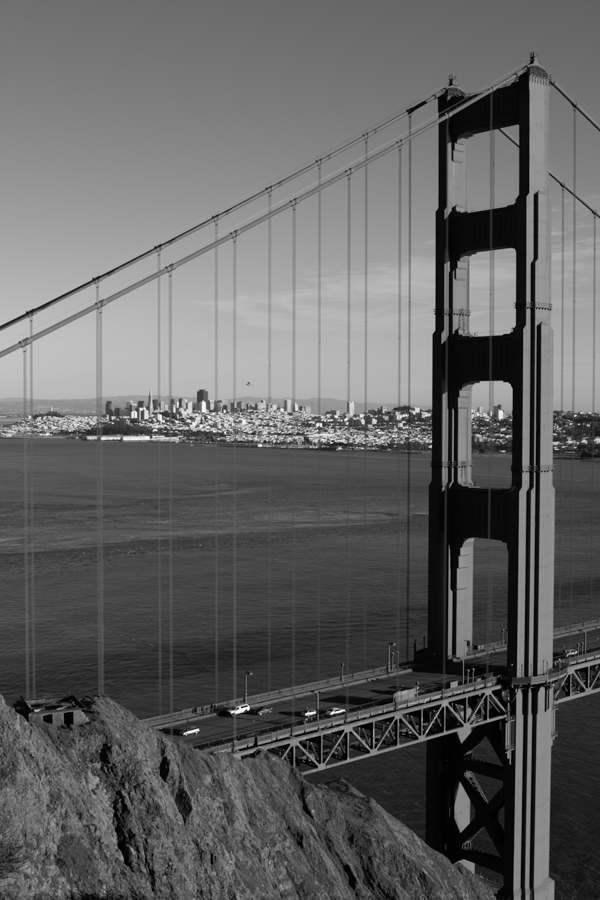
#> input picture Python_Projects/image_panaroma/data/goldengate/goldengate-02.png, 600 x 900 px
$ python stitch.py   (Python 2 division)
#> lines starting #> are read from the running program, lines starting #| are printed output that depends on the picture; pictures that were not available may be replaced by others from this repository, and a replacement may not be noted
#Arif Burak Demiray

import cv2
import numpy as np

def warp_images(img1, img2, H):
    """This function warps two given images by Homography matrix and cuts the black regions
       add new images truely

       Parameters
       ----------
       img1 : The source image that is going to be center
       img2 : The second image that is warped by first image
       H : Homography matrix

       Returns
       -------
       out_img : Output of the warped image
    """
    firstHight = img1.shape[0]
    firstWidth = img1.shape[1]
    secondHight = img2.shape[0]
    secondWidth = img2.shape[1]
    points_1 = np.float32([[0,0], [0, firstHight],[firstWidth, firstHight], [firstWidth, 0]]).reshape(-1, 1, 2) #this creates 1d array
    perscv_points = np.float32([[0,0], [0,secondHight], [secondWidth,secondHight], [secondWidth,0]]).reshape(-1,1,2) #why differenet because I am going to make transform on it to fit images truely
    points_2 = cv2.perspectiveTransform(perscv_points, H) #Transforms the frame to fit data on it for second image
    all_points = np.concatenate((points_1,points_2)) #after making perspective, add frames
    [minx, miny] = np.int32(all_points.min(axis=0).ravel()) #returns it to 1d array, also finds maximum and minimum of the frame
    [maxx, maxy] = np.int32(all_points.max(axis=0).ravel()) #max values
    H_Trans = np.array([[1, 0, -minx], [0, 1, -miny], [0, 0, 1]]) #for translating H matrix for establish img2 place
    warped = cv2.warpPerspective(img2, H_Trans.dot(H), (maxx-minx, maxy-miny)) #warp image by translated Homograpby matrix
    warped[-miny:firstHight-miny, -minx:firstWidth-minx] = img1 #add image one to warped frame
    return warped #return it


def main():
    filename1 = '../data/goldengate/goldengate-0'+str(2)+'.png'  #center image
    img1 = cv2.imread(filename1,cv2.IMREAD_GRAYSCALE)
#> img1 is the input picture: shape (900, 600); min 0, max 255, mean 98.5
    panaroma = img1.copy()  #the tree structure reading image
    for i in range(5): #reads images (((((2 - 1) - 0) - 3) - 4) - 5)
        if(i>=2):
            filename2 = '../data/goldengate/goldengate-0'+str(i+1)+'.png'
        else:
            filename2 = '../data/goldengate/goldengate-0'+str(1-i)+'.png'
        img2 = cv2.imread(filename2,cv2.IMREAD_GRAYSCALE)  #below code same logic as detect_and_match.py
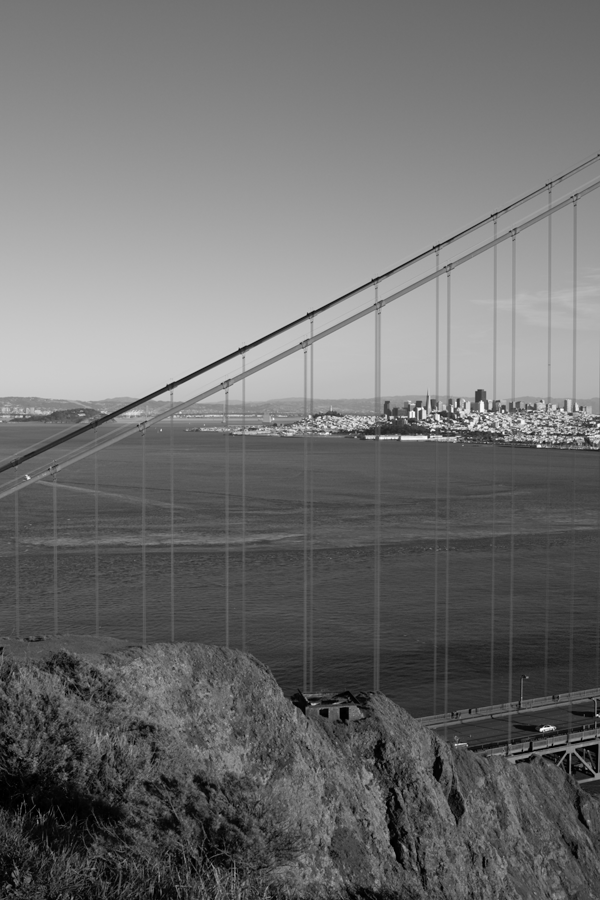
#> input picture Python_Projects/image_panaroma/data/goldengate/goldengate-01.png, 600 x 900 px
#> img2 is the input picture: shape (900, 600); min 0, max 255, mean 110.4
        sift = cv2.SIFT_create()
        kp1,des1 = sift.detectAndCompute(panaroma,None)
#> kp1 = 2486 keypoints; strongest (x, y, size): (430, 446, 1.9), (314, 712, 2), (332, 713, 2.2), (306, 714, 2)
        kp2,des2 = sift.detectAndCompute(img2,None)
#> kp2 = 2465 keypoints; strongest (x, y, size): (541, 729, 2.4), (539, 446, 2.4), (419, 409, 2.1), (412, 414, 4.4)
        for des in des1:
            cv2.normalize(des, des, 1.0, 1.0, cv2.NORM_L2)
        np.sqrt(des1)
        for dess in des2:
            cv2.normalize(dess, dess, 1.0, 1.0, cv2.NORM_L2)
        np.sqrt(des2)
        bf = cv2.BFMatcher()
        matches = bf.knnMatch(des1,des2,k=2)
#> matches = 2486 matches
        tentative = []
        for first,second in matches:
            if first.distance/second.distance < 0.2:
                tentative.append(first)
#> after the loop, tentative = 393 matches
        MIN_MATCHES = 15
        if len(tentative) > MIN_MATCHES:
            # make points to 1 d array for find homography
            source = np.float32([ kp1[dmatch.queryIdx].pt for dmatch in tentative]).reshape(-1,1,2) #rehape for make it 1d array
#> source = 393 rows, first 8: [9.18, 435.1], [14.61, 427.3], [16.89, 745], [17.74, 727.3], [18.65, 415.6], [18.65, 415.6], [19.38, 796.9], [20.56, 338.9]
            destination = np.float32([ kp2[dmatch.trainIdx].pt for dmatch in tentative]).reshape(-1,1,2)
#> destination = 393 rows, first 8: [290, 434.1], [295.5, 426.6], [293.8, 736.8], [294.9, 719.6], [299.2, 415.1], [299.2, 415.1], [295.4, 787.3], [301.5, 340]
            H, _ = cv2.findHomography(source, destination, cv2.RANSAC,0.999)
#> H = [[0.907, -0.0119, 287.1], [-0.0618, 0.977, 9.29], [-0.000156, 2.49e-06, 1]]
            #H is homography matrix
            warped_image = warp_images(img2, panaroma, H)  #and our warp_image matrix to warp two images
#> in warp_images, `points_2 = cv2.perspectiveTransform(perscv_points, H)`: points_2 = [[287.1, 9.29], [275.8, 886.7], [903.1, 937.4], [917.2, -30.64]]
#> in warp_images, `all_points = np.concatenate((points_1,points_2))`: all_points = [[0, 0], [0, 900], [600, 900], [600, 0], [287.1, 9.29], [275.8, 886.7], [903.1, 937.4], [917.2, -30.64]]
#> in warp_images, `[minx, miny] = np.int32(all_points.min(axis=0).ravel())`: minx = 0; miny = -30
#> in warp_images, `[maxx, maxy] = np.int32(all_points.max(axis=0).ravel())`: maxx = 917; maxy = 937
#> in warp_images, `H_Trans = np.array([[1, 0, -minx], [0, 1, -miny], [0, 0, 1]])`: H_Trans = [[1, 0, 0], [0, 1, 30], [0, 0, 1]]
#> in warp_images, `warped = cv2.warpPerspective(img2, H_Trans.dot(H), (maxx-minx, maxy-mi..`:
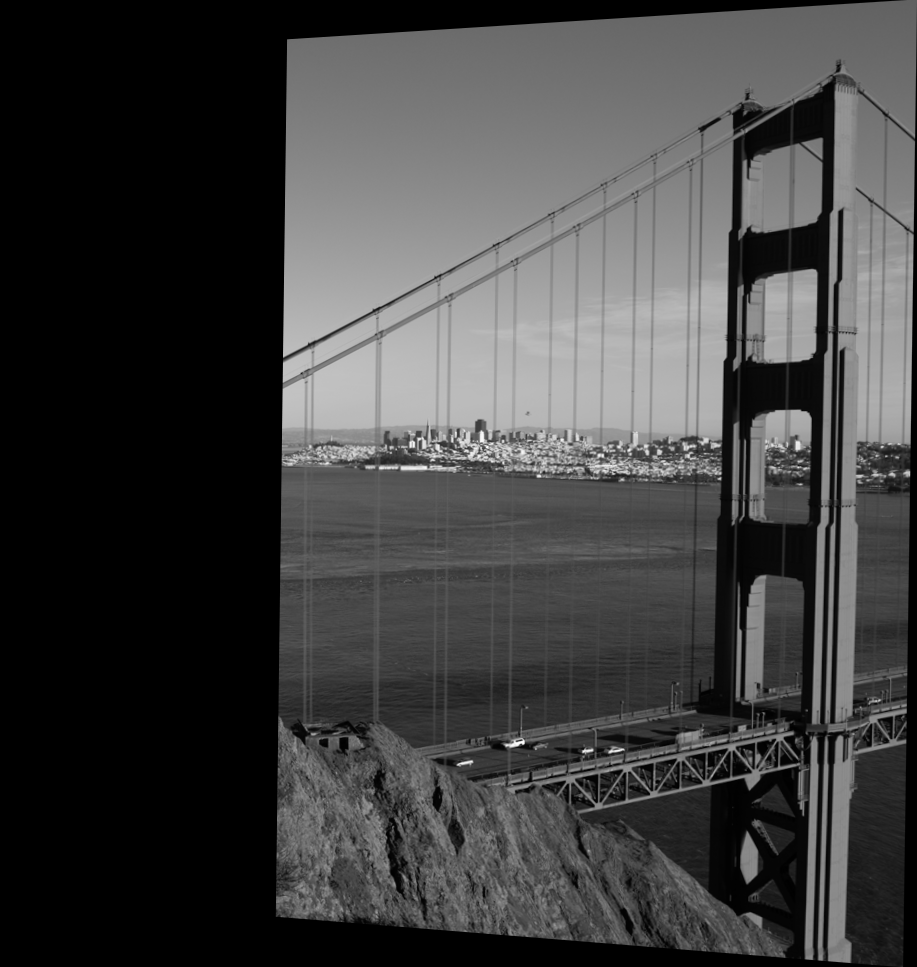
#> warped: shape (967, 917); min 0, max 255, mean 63.9
#> in warp_images, `warped[-miny:firstHight-miny, -minx:firstWidth-minx] = img1`:
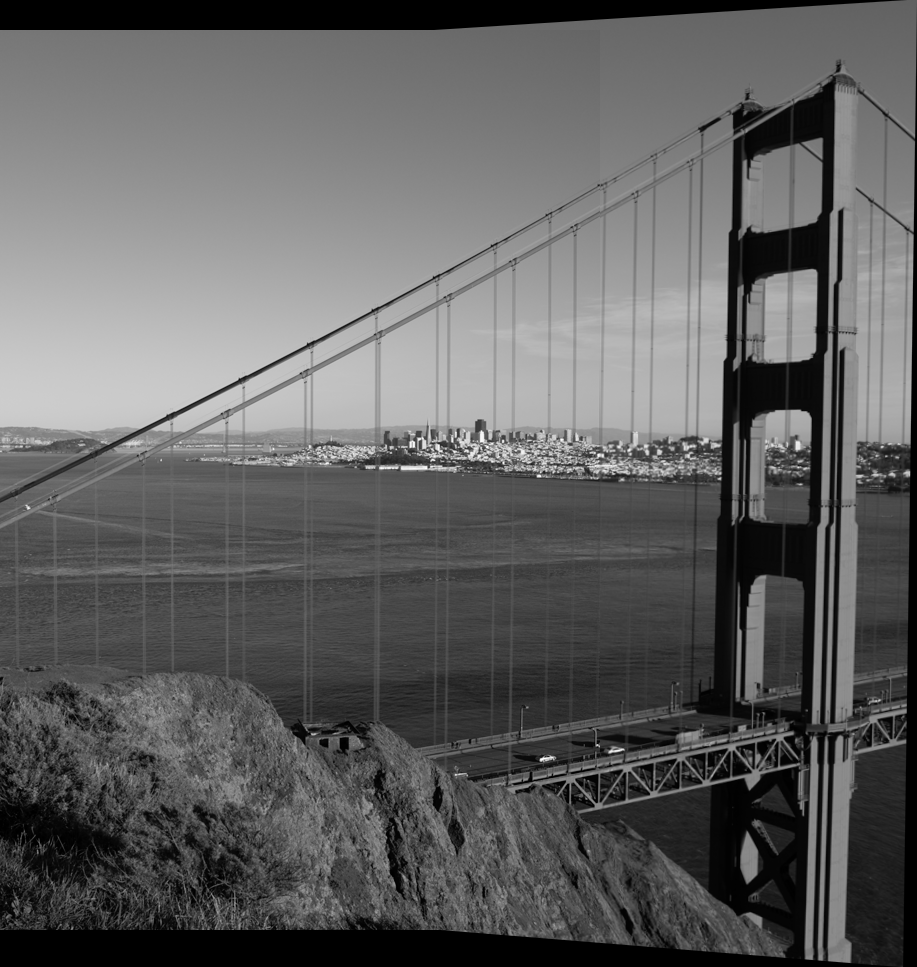
#> warped: shape (967, 917); min 0, max 255, mean 96.1
            panaroma = warped_image #make new panaroma warped image
#> pass 2 of the loop in main, `for i in range(5):`:
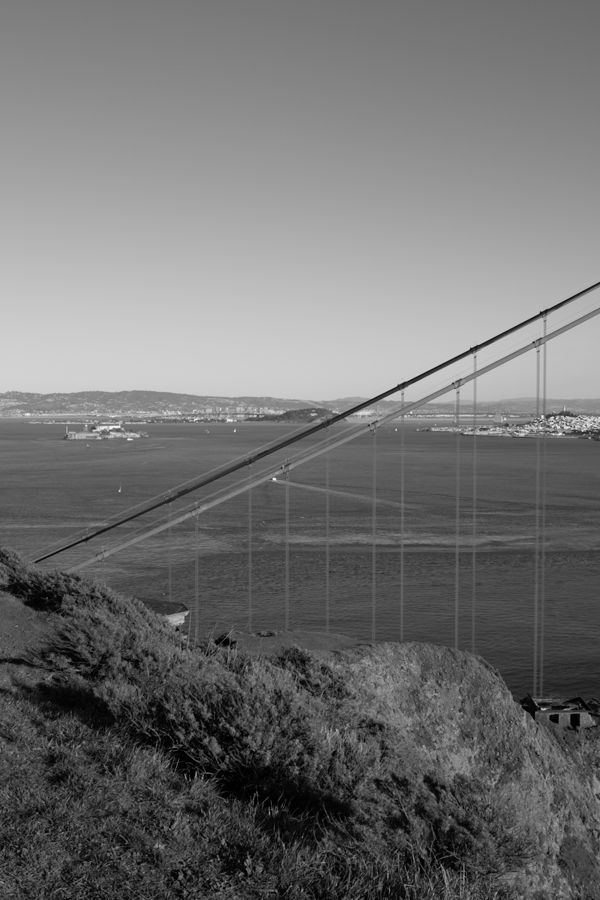
#> input picture Python_Projects/image_panaroma/data/goldengate/goldengate-00.png, 600 x 900 px
#> in main, img2 is the input picture: shape (900, 600); min 0, max 249, mean 113.3
#> kp1 = 4011 keypoints; strongest (x, y, size): (541, 759, 2.4), (907, 473, 4.4), (539, 476, 2.4), (720, 479, 2.1)
#> kp2 = 2735 keypoints; strongest (x, y, size): (274, 479, 2.1), (542, 417, 2), (476, 348, 4.4), (542, 709, 2)
#> matches = 4011 matches
#> after the loop in main, `for first,second in matches:`: tentative = 251 matches
#> source = 251 rows, first 8: [7.94, 446.3], [33.89, 448.1], [42.03, 440.1], [48.09, 917.1], [48.09, 917.1], [51.21, 769.1], [51.48, 501.1], [54.8, 686.6]
#> destination = 251 rows, first 8: [242.2, 415.8], [267.4, 417.5], [275.2, 409.7], [279.1, 877.7], [279.1, 877.7], [283.5, 733.1], [284.1, 469.6], [286.6, 652.1]
#> H = [[0.905, -0.00866, 241.9], [-0.062, 0.974, -17.31], [-0.000144, 1.68e-06, 1]]
#> points_2 = [[241.9, -17.31], [233.1, 922.8], [1223, 997.3], [1234.9, -85.48]]
#> all_points = [[0, 0], [0, 900], [600, 900], [600, 0], [241.9, -17.31], [233.1, 922.8], [1223, 997.3], [1234.9, -85.48]]
#> miny = -85
#> maxx = 1234; maxy = 997
#> H_Trans = [[1, 0, 0], [0, 1, 85], [0, 0, 1]]
#> in warp_images (call 2), `warped = cv2.warpPerspective(img2, H_Trans.dot(H), (maxx-minx, maxy-mi..`:
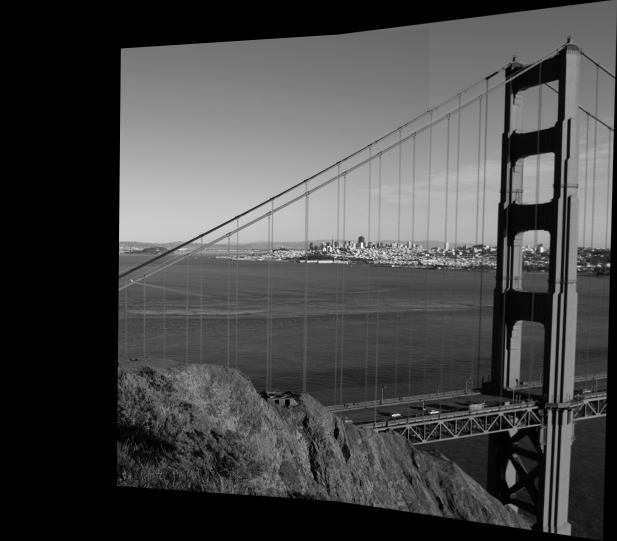
#> warped: shape (1082, 1234) (shown at 1/2 size); min 0, max 253, mean 71.3
#> in warp_images (call 2), `warped[-miny:firstHight-miny, -minx:firstWidth-minx] = img1`:
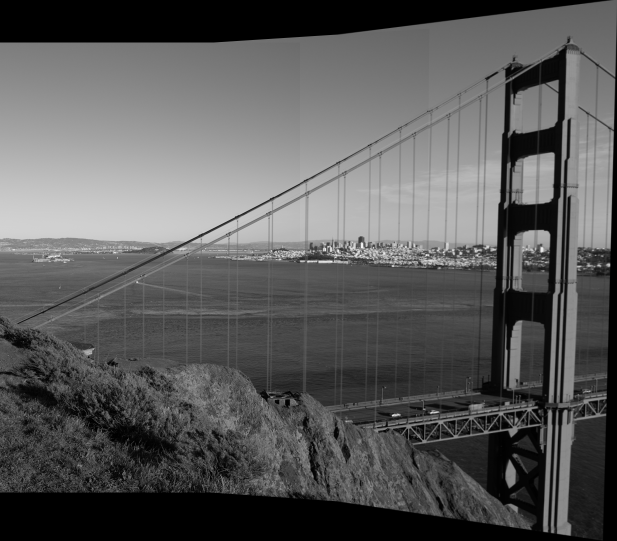
#> warped: shape (1082, 1234) (shown at 1/2 size); min 0, max 253, mean 89.7
    cv2.imwrite("../data/panaroma.png", panaroma) #write panaroma
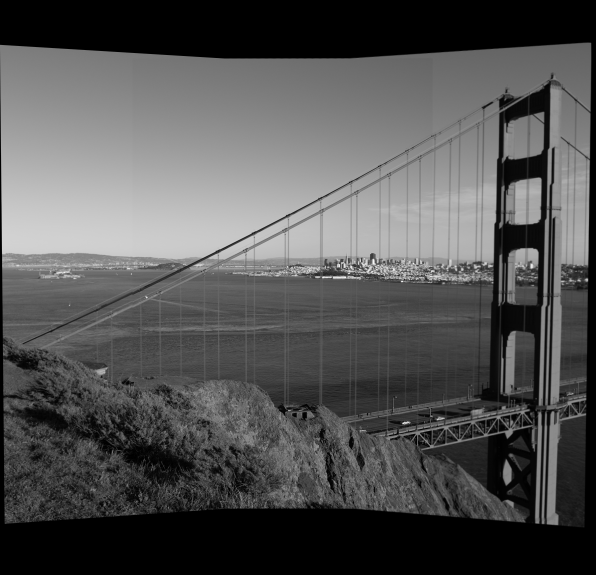
#> saved as panaroma.png: shape (1150, 1191) (shown at 1/2 size); min 0, max 255, mean 83
main()
